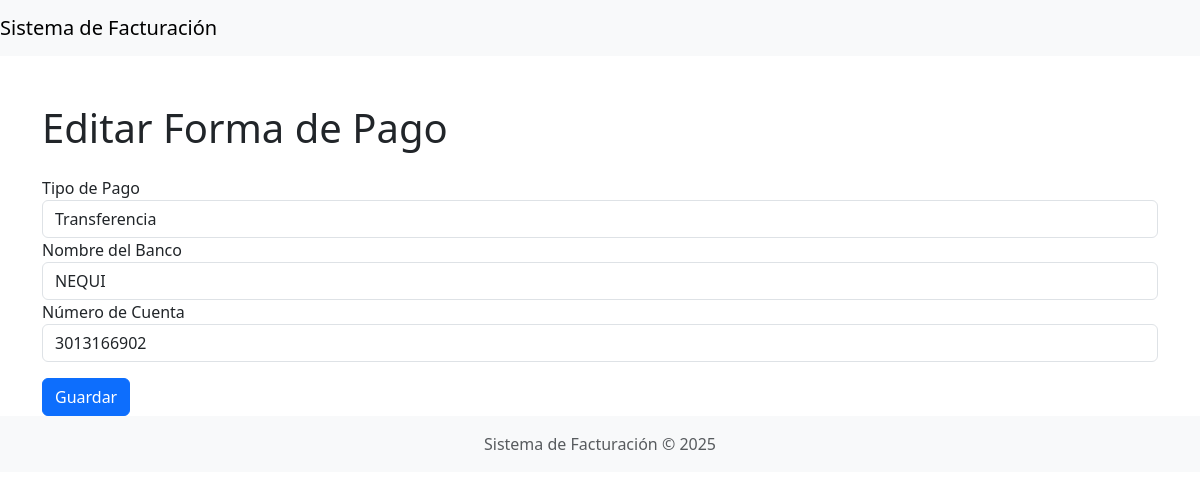
/editar_forma_pago.php?id=7, run on the app's committed database.
### tables this page shows
CREATE TABLE `formas_pago` (
  `id` int(11) NOT NULL AUTO_INCREMENT,
  `tipo` enum('efectivo','transferencia') NOT NULL,
  `banco` varchar(255) DEFAULT NULL,
  `cuenta` varchar(255) DEFAULT NULL,
  PRIMARY KEY (`id`)
);

### db.php (called while the page is built, shortened)
<?php
if (!class_exists('Database')) {
    class Database
    {
        private $conn;
        public function __construct()
        {
            $this->conn = new mysqli(DB_HOST, DB_USER, DB_PASS, DB_NAME);
        }
        public function query($sql)
        {
            return $this->conn->query($sql);
        }
    }
}

### editar_forma_pago.php (the view, shortened to what this page needs)
<?php
include 'db.php';
$db = new Database();
if (isset($_GET['id'])) {
    $id = $_GET['id'];
    $forma_pago = $db->query("SELECT * FROM formas_pago WHERE id = $id")->fetch_assoc();
}
?>
<?php include 'includes/header.php'; ?>
<div class="container mt-5">
    <h1 class="mb-4">Editar Forma de Pago</h1>
    <form method="POST">
        <div class="form-group">
            <label>Tipo de Pago</label>
            <select name="tipo" class="form-control" id="tipo-pago" required>
                <option value="transferencia" <?php echo ($forma_pago['tipo'] == 'transferencia') ? 'selected' : ''; ?>>Transferencia</option>
            </select>
        </div>
        <div class="form-group" id="banco-group" style="display: <?php echo ($forma_pago['tipo'] == 'transferencia') ? 'block' : 'none'; ?>;">
            <label>Nombre del Banco</label>
            <input type="text" name="banco" class="form-control" value="<?php echo $forma_pago['banco']; ?>">
        </div>
        <div class="form-group" id="cuenta-group" style="display: <?php echo ($forma_pago['tipo'] == 'transferencia') ? 'block' : 'none'; ?>;">
            <label>Número de Cuenta</label>
            <input type="text" name="cuenta" class="form-control" value="<?php echo $forma_pago['cuenta']; ?>">
        </div>
        <button type="submit" class="btn btn-primary mt-3">Guardar</button>
    </form>
</div>
<?php include 'includes/footer.php'; ?>

### data on the page
formas_pago: tipo "Transferencia", banco "NEQUI", cuenta "3013166902"
